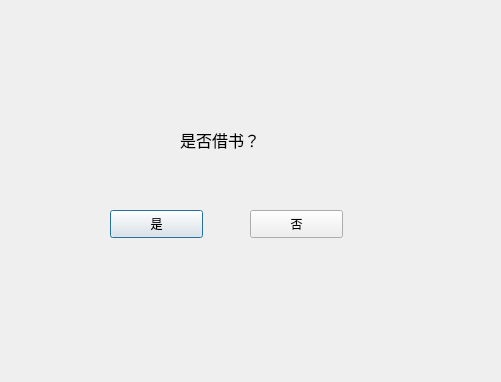
<?xml version="1.0" encoding="UTF-8"?>
<ui version="4.0">
 <class>Islend</class>
 <widget class="QDialog" name="Islend">
  <property name="geometry">
   <rect>
    <x>0</x>
    <y>0</y>
    <width>501</width>
    <height>382</height>
   </rect>
  </property>
  <property name="windowTitle">
   <string>Dialog</string>
  </property>
  <widget class="QLabel" name="label">
   <property name="geometry">
    <rect>
     <x>180</x>
     <y>120</y>
     <width>111</width>
     <height>41</height>
    </rect>
   </property>
   <property name="text">
    <string>&lt;html&gt;&lt;head/&gt;&lt;body&gt;&lt;p&gt;&lt;span style=&quot; font-size:12pt;&quot;&gt;是否借书？&lt;/span&gt;&lt;/p&gt;&lt;/body&gt;&lt;/html&gt;</string>
   </property>
  </widget>
  <widget class="QPushButton" name="pushButton">
   <property name="geometry">
    <rect>
     <x>110</x>
     <y>210</y>
     <width>93</width>
     <height>28</height>
    </rect>
   </property>
   <property name="text">
    <string>是</string>
   </property>
  </widget>
  <widget class="QPushButton" name="pushButton_2">
   <property name="geometry">
    <rect>
     <x>250</x>
     <y>210</y>
     <width>93</width>
     <height>28</height>
    </rect>
   </property>
   <property name="text">
    <string>否</string>
   </property>
  </widget>
 </widget>
 <resources/>
 <connections/>
</ui>
